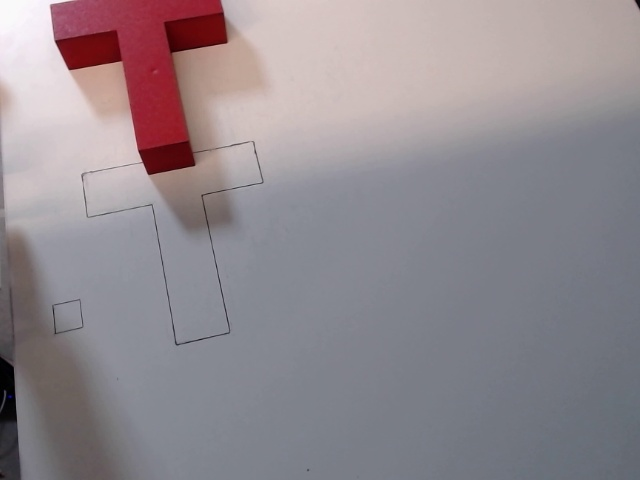
#> input picture scripts/assets/pusht_images1_ref.jpg, 640 x 480 px
$ python -i measure_target_coverage.py   (imports and definitions only)   (older library calls are emulated)
#> lines starting #> are read from the running program, lines starting #| are printed output that depends on the picture; after the words box and inside, x2 and y2 are one past the last pixel; in counts of white or black regions, pixels touching at a corner belong together
#> further down, picture is the input picture: shape (480, 640, 3); mean B, G, R 143.2, 137.6, 146
"""Measure how much of the drawn target T is *not* covered by the red T block.

The Push-T rig has the goal pose drawn in pencil on the white table. A rollout
"succeeds" when the red block sits inside that drawing; the residual error is
the white paper still visible inside the drawn outline. This script turns that
into a number, from the two fixed cameras (``images0`` == D435, ``images1`` ==
blue scene cam).

Camera pose and lighting on this rig are fixed, so everything static is solved
once and reused forever; only the block moves. Calibration has already been
run, and its result lives in this file (``TARGET_POLYGONS``) plus two 30 KB
reference images in ``scripts/assets/``. **Measuring needs nothing else** -- no
dataset, no mask files, no calibration directory. To deploy, copy this script
and ``assets/pusht_target_bg_images{0,1}.jpg`` next to it.

``calibrate``
    Only needed if a camera is moved, the lighting changes, or the target is
    redrawn -- and then run against a collection session. Produces, per
    camera: a binary mask of the drawn target region, and a median "empty
    table" reference image. Pencil lines are thin, low contrast, and partly
    occluded by the block in any single frame, so the auto mode accumulates a
    "this pixel is a dark line" vote over many frames (skipping pixels that are
    red in that frame) and only then closes / flood-fills the outline. Feed it
    a whole session: the block visits different places, so the union of the
    un-occluded views recovers the complete outline, and the per-pixel median
    over the same frames is a clean view of the table with the block edited
    out. ``--emit-constants`` then prints the replacement ``TARGET_POLYGONS``
    and ``--update-assets`` refreshes the two reference images, which is the
    whole handover back to the deploy side.

``measure``
    For a frame (or a whole trajectory), segment the red block in HSV and
    report the fraction of the target mask it covers, plus the split of the
    uncovered remainder into bare paper vs. other occlusion (gripper, arm),
    plus how far the block's centroid sits from where it belongs.
    With a reference image present, "bare paper" is decided per pixel against
    what that pixel looks like when empty -- so paper in the block's cast
    shadow still counts as uncovered paper instead of falling into "other" --
    and a drift check warns if the live view no longer matches the reference,
    which is the one way the fixed-rig assumption can silently break.

Bias worth knowing before quoting the numbers. Both cameras look at the table
at an angle and the block is tall, so its *silhouette* strictly contains its
footprint on the paper. Two consequences:

* Overlap measured from a silhouette over-estimates the covered area, so
  ``uncovered_frac`` is a lower bound on the real uncovered area.
  ``max(uncovered_frac)`` over cam0/cam1 is the tightest such bound, reported
  as ``combined.uncovered_frac_lower_bound``. Areas are pixel areas in each
  camera's own perspective, so the cameras will not agree exactly.
* The silhouette's centroid is pulled off the footprint's centroid by a fixed
  amount -- 26 px in cam0, 17 px in cam1, even for a block sitting perfectly in
  the drawing. ``GOAL_CENTROID_OFFSET`` holds that bias and it is subtracted,
  so ``centroid_dist_px`` is the placement error rather than the projection.
  The check that this works: on well-placed demo finals the two cameras, which
  share nothing but the block, independently agree to a few tenths of a px
  (2.4/2.4, 2.1/2.2, 1.1/1.5). ``--raw-centroid`` skips the correction.

That agreement holds while the block is near the goal. Once it is far away the
error vector is foreshortened differently by each camera and the two diverge
badly (52 px vs 96 px on one mid-episode frame), so treat a large centroid
distance as "far, roughly this far" and only trust the small ones. Distances
are in image px unless ``--target-length-mm`` is given, which scales by the
drawn target's own long side -- good for a few cm around the goal, not a
substitute for a homography.

Examples
--------
On the robot, from a pair of grabbed frames::

    python measure_target_coverage.py measure \
        --image images0=/tmp/cam0.jpg --image images1=/tmp/cam1.jpg

Against the training zip, last frame of a trajectory, with annotated PNGs::

    python scripts/measure_target_coverage.py measure \
        --zip data/pusht_2026_07.zip --session 2026-07-30_10-19-38 \
        --traj traj5 --frame -1 --save-overlay /tmp/cov

Whole trajectory as a CSV time series::

    python scripts/measure_target_coverage.py measure \
        --zip data/pusht_2026_07.zip --session 2026-07-30_10-19-38 \
        --traj traj0 --all-frames --csv /tmp/traj0_coverage.csv

Re-calibrating, if the rig ever changes::

    python scripts/measure_target_coverage.py calibrate \
        --zip data/pusht_2026_07.zip --session 2026-07-30_10-19-38 \
        --stride 4 --out /tmp/calib --emit-constants --update-assets

That does both cameras; cam0 gets ``--roi 220,30,570,310`` by default, because
the robot base and the table edge form their own big closed dark outlines and
would otherwise win the "largest filled region" vote. Check
``/tmp/calib/<camera>_target_overlay.png`` -- the mask is drawn on the
empty-table median, so a mask that clipped part of the T is obvious -- then
paste the printed constants over ``TARGET_POLYGONS`` below.

If the auto mask comes out wrong (cam0 is the hard one -- part of its view of
the drawing is permanently occluded), draw it by hand instead::

    python scripts/measure_target_coverage.py calibrate --mode manual \
        --camera images0 --zip data/pusht_2026_07.zip \
        --session 2026-07-30_10-19-38 --out /tmp/calib --emit-constants

and click the corners of the drawn T (right-click undo, middle-click finish),
or pass the corners headlessly with
``--mode points --points "x0,y0 x1,y1 ..."``. A ``--masks <dir>`` written by
``calibrate`` overrides the built-ins if you want to test one without editing
this file.

Masks calibrated on 2026-07-27 and on 2026-07-30 land on the same drawing, as
the fixed rig implies. For reference, expert demos in ``data/pusht_2026_07.zip``
end at roughly 2-7% uncovered.
"""

from __future__ import annotations

import argparse
import csv
import fnmatch
import json
import os
import re
import sys
import zipfile
from dataclasses import dataclass, asdict
from typing import Callable, Dict, List, Optional, Sequence, Tuple

import cv2
import numpy as np

CAMERAS = ("images0", "images1")
# The rig does not move, so the search window for cam0's drawing is a constant.
# cam0 sees the robot base and the table edge, which are closed dark outlines
# far larger than the target; without this they win the fill.
DEFAULT_ROI = {"images0": (220, 30, 570, 310)}

ASSETS = os.path.join(os.path.dirname(os.path.abspath(__file__)), "assets")
BACKGROUND_ASSETS = {cam: os.path.join(ASSETS, f"pusht_target_bg_{cam}.jpg")
                     for cam in CAMERAS}

# The drawn target in 640x480 camera pixels, traced from the 2026-07 rig
# (calibrated on session 2026-07-30_10-19-38, within 2% IoU of the pixel mask
# it was simplified from). Compiled in so the script runs anywhere with no
# dataset and no mask files -- see `calibrate --emit-constants` to regenerate
# these numbers if a camera is ever moved or the target redrawn.
TARGET_POLYGONS: Dict[str, Tuple[Tuple[int, int], ...]] = {
    "images0": (
        (467, 105), (420, 93), (345, 150), (318, 150), (277, 136), (242, 160), (411, 229),
        (416, 234), (426, 234), (455, 200), (407, 183), (406, 158),
    ),
    "images1": (
        (254, 137), (78, 171), (84, 215), (128, 206), (151, 207), (174, 345), (228, 334),
        (231, 330), (223, 300), (223, 277), (227, 274), (219, 274), (206, 218), (206, 192),
        (249, 182), (264, 182),
    ),
}
POLYGON_IMAGE_SIZE = (480, 640)  # (h, w) the polygons were traced in

# Where the block's *silhouette* centroid sits, relative to the drawn target's
# centroid, when the block is correctly placed. It is not zero: the cameras
# look at the table at an angle and the block is tall, so its visible side
# faces drag the silhouette centroid away from the footprint -- 26 px in cam0,
# 17 px in cam1. Measured over the well-placed final frames of 2026-07-30
# (n=21 and n=29, +-2 px, which is the demos' own placement spread), it is a
# fixed property of this rig, so subtracting it leaves the real error.
GOAL_CENTROID_OFFSET: Dict[str, Tuple[float, float]] = {
    "images0": (-1.8, -26.1),
    "images1": (-8.3, -14.8),
}

# Under this rig's fixed lighting nothing belonging to the table is this dark:
# the table sits around V ~ 140 and the pencil strokes around V ~ 100, so V
# below this is the arm, the gripper, or another foreign object.
DARK_V = 70
ZIP_ROOT_RE = re.compile(r"^[^/]+/(?P<session>[^/]+)/raw/traj_group\d+/(?P<traj>traj\d+)/")


# --------------------------------------------------------------------------
# frame sources
# --------------------------------------------------------------------------
class FrameSource:
    """Yields ``(name, bgr)`` pairs for one camera."""

    def __init__(self, entries: List[Tuple[str, Callable[[], Optional[np.ndarray]]]]):
        self._entries = entries

    def __len__(self) -> int:
        return len(self._entries)

    def names(self) -> List[str]:
        return [n for n, _ in self._entries]

    # [12 lines left out: functions __iter__, get, not called in this run]


def _decode(buf: bytes) -> Optional[np.ndarray]:
    arr = np.frombuffer(buf, np.uint8)
    return cv2.imdecode(arr, cv2.IMREAD_COLOR)


def _frame_index(path: str) -> int:
    m = re.search(r"im_(\d+)\.jpg$", path)
    return int(m.group(1)) if m else 0


# [36 lines left out: functions zip_source, dir_source, not called in this run]


# --------------------------------------------------------------------------
# segmentation primitives
# --------------------------------------------------------------------------
def red_mask(bgr: np.ndarray, sat_min: int = 70, val_min: int = 10,
             hue_tol: int = 12) -> np.ndarray:
    """Binary mask of the red block (its full silhouette, sides included).

    ``val_min`` is deliberately low: the block's shaded side faces sit as low
    as V ~ 10 while still being strongly red (S ~ 240), and dropping them reads
    as "uncovered target". Shadow on bare paper stays out because it is grey
    (S ~ 5-50), under ``sat_min``.
    """
#> called with sat_min = 70, val_min = 10, hue_tol = 12
    hsv = cv2.cvtColor(bgr, cv2.COLOR_BGR2HSV)
#> hsv: shape (480, 640, 3); mean H, S, V 100.5, 31, 152.7
    h, s, v = hsv[..., 0], hsv[..., 1], hsv[..., 2]
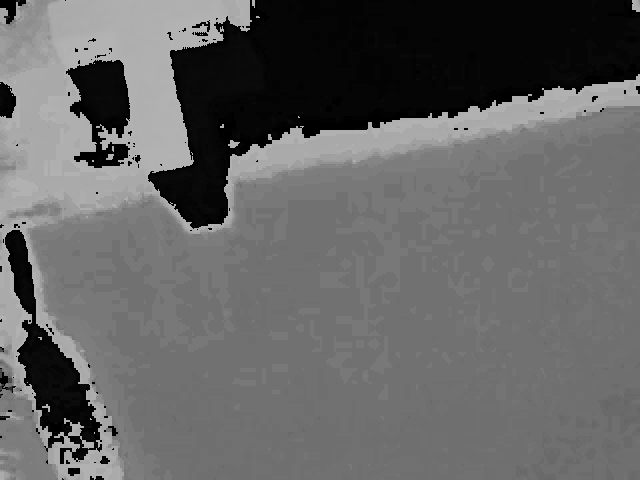
#> h: shape (480, 640); min 0, max 179, mean 100.5
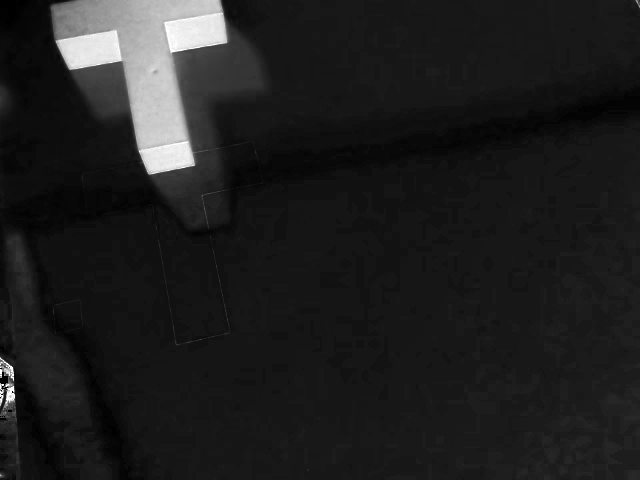
#> s: shape (480, 640); min 0, max 255, mean 31
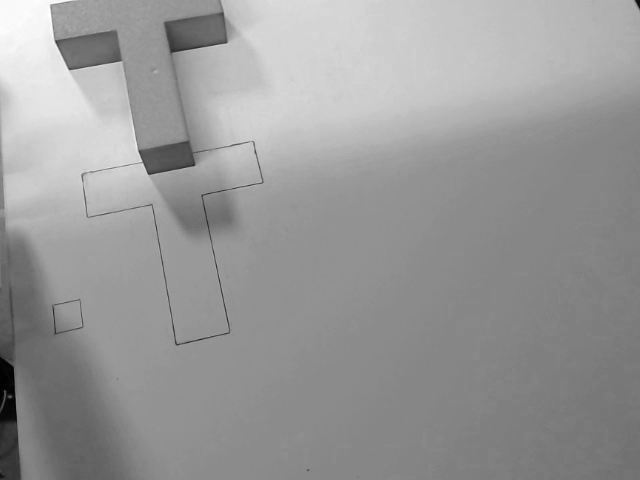
#> v: shape (480, 640); min 0, max 255, mean 152.7
    m = ((h < hue_tol) | (h > 180 - hue_tol)) & (s > sat_min) & (v > val_min)
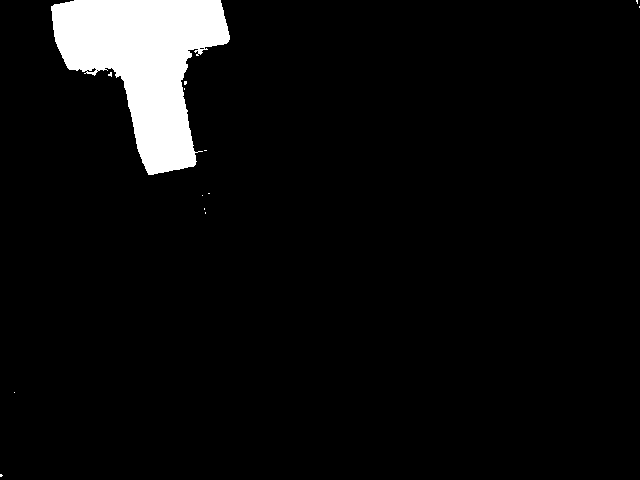
#> m: shape (480, 640) bool; 5.5% white; 13 white regions (12 under 20 px), largest, box (x1, y1, x2, y2) and area: (51, 0, 230, 175) 16817
    m = m.astype(np.uint8)
    m = cv2.morphologyEx(m, cv2.MORPH_OPEN, np.ones((3, 3), np.uint8))
#> m: shape (480, 640); values 0 (black) and 1 (white), 5.5% white; 4 white regions (3 under 20 px), largest, box (x1, y1, x2, y2) and area: (51, 0, 230, 175) 16737
    m = cv2.morphologyEx(m, cv2.MORPH_CLOSE, np.ones((5, 5), np.uint8))
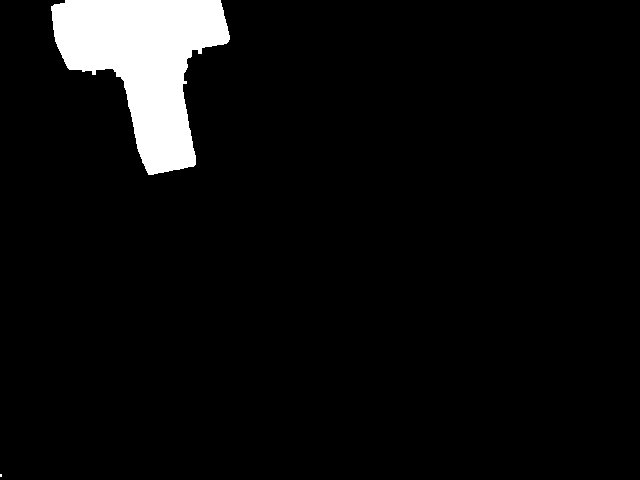
#> m: shape (480, 640); values 0 (black) and 1 (white), 5.5% white; 2 white regions (1 under 20 px), largest, box (x1, y1, x2, y2) and area: (51, 0, 230, 175) 16827
    return m


# [24 lines left out: functions paper_mask, dark_line_mask, not called in this run]


# --------------------------------------------------------------------------
# calibration
# --------------------------------------------------------------------------
@dataclass
class CalibParams:
    vote_thresh: float = 0.4
    dilate: int = 3
    close: int = 15
    line_delta: float = 8.0
    red_pad: int = 25
    min_obs: int = 10
    max_area_frac: float = 0.25
    min_area_px: int = 500
    bg_dark_v: int = DARK_V


@dataclass
class Accumulation:
    """What one sweep over a session's frames yields for a fixed camera."""

    ink_frac: np.ndarray          # per-pixel fraction of unoccluded views showing ink
    n_obs: np.ndarray             # unoccluded views per pixel
    background: np.ndarray        # median empty-table view, block edited out
    clearest: np.ndarray          # single frame with the least red in it
    clearest_name: str
    n_frames: int
    samples: List[np.ndarray]     # the frames the background median was built from


# [315 lines left out: functions _masked_median, accumulate_line_votes, fill_outline, auto_mask, estimate_goal_offset, polygon_mask and 8 more, not called in this run]


class ShiftChecker:
    """How far the view has translated since calibration, by phase correlation.

    The whole calibration -- target mask included -- is pinned to the camera
    pose, so this is the check that the fixed-rig assumption still holds.
    Measured on this dataset: ~0.2 px within a session and ~0.1 px across days,
    against 10.6 px for a frame shifted 9,6 px on purpose.

    Three details keep it honest on a table this featureless, where anything
    high-contrast that has moved can steal the correlation peak (leaving the
    block in produced a bogus 21 px reading on a frame the rig had not moved):

    * everything that moves -- the block, and the near-black arm and gripper --
      is painted out with the reference's own pixels,
    * matching runs on gradient magnitude, so the pencil lines and table edges
      carry the signal rather than the flat white,
    * the target area is windowed out -- with the block parked on the drawing
      there is nothing left to match there anyway.

    Over a 618-frame episode that leaves max 0.6 px of noise, against 11 px for
    a frame shifted 9,6 px on purpose. Skipping the arm alone is worth it: with
    only the block painted out, 3 frames of that episode read over 100 px.
    """

    # [462 lines left out: functions __init__, _edges, __call__, overlay, centroid, largest_component and 9 more, not called in this run]


# [2 lines not run here, left out]

>>> import cv2
>>> picture = cv2.imread('assets/pusht_images1_ref.jpg')
>>> result = red_mask(picture)
